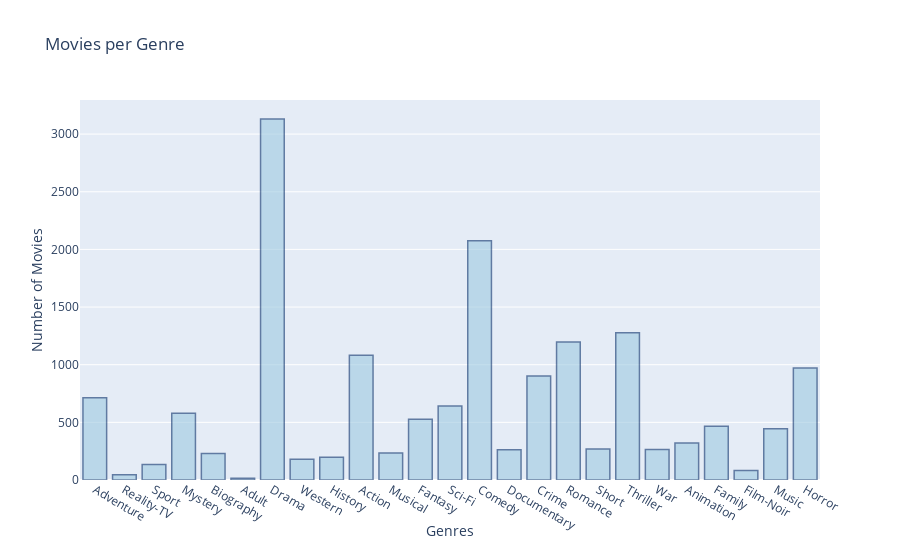

The cell this chart's notebook holds for it:
### Code cell
# Add columns based on new generes
genres_dic = {j:[1 if j in i else 0 for i in movies["Genre"]] for j in genres}
# There is an N/A genre - removing
del genres_dic['N/A']
del genres_dic['Talk-Show']
del genres_dic['News']
del genres_dic['Game-Show']
# Plotting movies per genre
data = [go.Bar(
            x=list(genres_dic.keys()),
            y=[sum(i) for i in genres_dic.values()]
    )]
fig = go.Figure(data=data)
fig.update_traces(marker_color='rgb(158,202,225)', marker_line_color='rgb(8,48,107)',
                  marker_line_width=1.5, opacity=0.6)
fig.update_layout(
    title="Movies per Genre",
    xaxis_title="Genres",
    yaxis_title="Number of Movies",
)

iplot(fig)

### Figure 1 — Plotly figure (JSON) as saved in the notebook; plotly's stock layout.template omitted (floating-point values rounded to 4 significant figures)
{"data": [{"marker": {"color": "rgb(158,202,225)", "line": {"color": "rgb(8,48,107)", "width": 1.5}}, "opacity": 0.6, "type": "bar", "x": ["Adventure", "Reality-TV", "Sport", "Mystery", "Biography", "Adult", "Drama", "Western", "History", "Action", "Musical", "Fantasy", "Sci-Fi", "Comedy", "Documentary", "Crime", "Romance", "Short", "Thriller", "War", "Animation", "Family", "Film-Noir", "Music", "Horror"], "y": [713, 45, 135, 580, 229, 16, 3131, 180, 198, 1081, 235, 527, 641, 2076, 262, 901, 1197, 269, 1278, 264, 320, 467, 82, 444, 972]}], "layout": {"title": {"text": "Movies per Genre"}, "xaxis": {"title": {"text": "Genres"}}, "yaxis": {"title": {"text": "Number of Movies"}}}}
